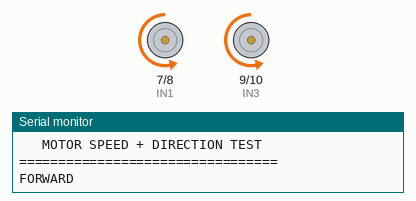
The sketch below on a simulated Arduino Mega 2560, built with avr-gcc and run on an emulated ATmega2560. On the bench: motor-driver pin pairs drawn as motors (green arrow = first pin HIGH = forward, orange = second pin HIGH = backward, longer = more drive, scaled by the enable pin), the last lines printed to the serial monitor.

Above: at 1.5 s.
At 6.5 s:
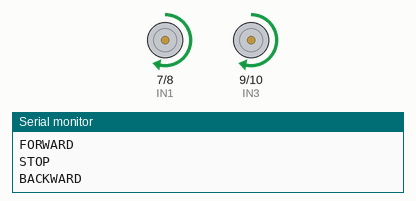
At 9.0 s:
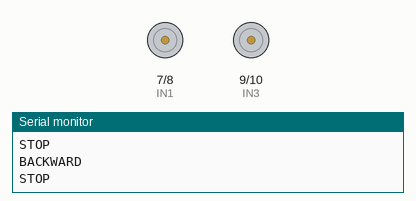
Timing chart, 0 to 13.0 s (numbered marks = the images above):
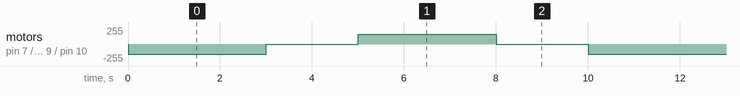

The sketch:

CODE_H_BRIDGE.ino
```cpp
// ==========================================================
//        L298N DUAL MOTOR SPEED + DIRECTION CONTROL
//        Arduino Mega / Mega ADK
// ==========================================================
//
// LEFT MOTOR:
//   ENA -> D5
//   IN1 -> D7
//   IN2 -> D8
//
// RIGHT MOTOR:
//   ENB -> D6
//   IN3 -> D9
//   IN4 -> D10
//
// Encoder pins are reserved:
//   Left encoder  DO -> D2
//   Right encoder DO -> D3
//
// Speed range:
//   0   = STOP
//   255 = MAXIMUM
//
// Direction:
//   FORWARD
//   BACKWARD
//   STOP
// ==========================================================


// ---------------- PIN DEFINITIONS ----------------

// Left motor
const int ENA = 5;
const int IN1 = 7;
const int IN2 = 8;

// Right motor
const int ENB = 6;
const int IN3 = 9;
const int IN4 = 10;


// ---------------- MOTOR SETTINGS ----------------

// Speed: 0 to 255
int leftSpeed  = 150;
int rightSpeed = 150;


// ==========================================================
// MOTOR A (LEFT) CONTROL
// ==========================================================

void leftMotor(int speed, int direction)
{
  speed = constrain(speed, 0, 255);

  if (direction == 1)
  {
    // FORWARD
    digitalWrite(IN1, LOW);
    digitalWrite(IN2, HIGH);
  }
  else if (direction == -1)
  {
    // BACKWARD
    digitalWrite(IN1, HIGH);
    digitalWrite(IN2, LOW);
  }
  else
  {
    // STOP
    digitalWrite(IN1, LOW);
    digitalWrite(IN2, LOW);
  }

  analogWrite(ENA, speed);
}


// ==========================================================
// MOTOR B (RIGHT) CONTROL
// ==========================================================

void rightMotor(int speed, int direction)
{
  speed = constrain(speed, 0, 255);

  if (direction == 1)
  {
    // FORWARD
    digitalWrite(IN3, LOW);
    digitalWrite(IN4, HIGH);
  }
  else if (direction == -1)
  {
    // BACKWARD
    digitalWrite(IN3, HIGH);
    digitalWrite(IN4, LOW);
  }
  else
  {
    // STOP
    digitalWrite(IN3, LOW);
    digitalWrite(IN4, LOW);
  }

  analogWrite(ENB, speed);
}


// ==========================================================
// SETUP
// ==========================================================

void setup()
{
  pinMode(ENA, OUTPUT);
  pinMode(IN1, OUTPUT);
  pinMode(IN2, OUTPUT);

  pinMode(ENB, OUTPUT);
  pinMode(IN3, OUTPUT);
  pinMode(IN4, OUTPUT);

  Serial.begin(115200);

  // Start with motors stopped
  leftMotor(0, 0);
  rightMotor(0, 0);

  Serial.println("=================================");
  Serial.println("   MOTOR SPEED + DIRECTION TEST");
  Serial.println("=================================");
}


// ==========================================================
// LOOP
// ==========================================================

void loop()
{
  // --------------------------------------------------------
  // FORWARD
  // --------------------------------------------------------

  Serial.println("FORWARD");

  leftMotor(leftSpeed, 1);
  rightMotor(rightSpeed, 1);

  delay(3000);


  // --------------------------------------------------------
  // STOP
  // --------------------------------------------------------

  Serial.println("STOP");

  leftMotor(0, 0);
  rightMotor(0, 0);

  delay(2000);


  // --------------------------------------------------------
  // BACKWARD
  // --------------------------------------------------------

  Serial.println("BACKWARD");

  leftMotor(leftSpeed, -1);
  rightMotor(rightSpeed, -1);

  delay(3000);


  // --------------------------------------------------------
  // STOP
  // --------------------------------------------------------

  Serial.println("STOP");

  leftMotor(0, 0);
  rightMotor(0, 0);

  delay(2000);
}
```

Measured:
- by itself, motor on pin 7 (IN1) / pin 8 (IN2), motor on pin 9 (IN3) / pin 10 (IN4): repeats every 10.0 s: stopped 2.0 s, forward 150/255 3.0 s, stopped 2.0 s, backward 150/255 3.0 s
